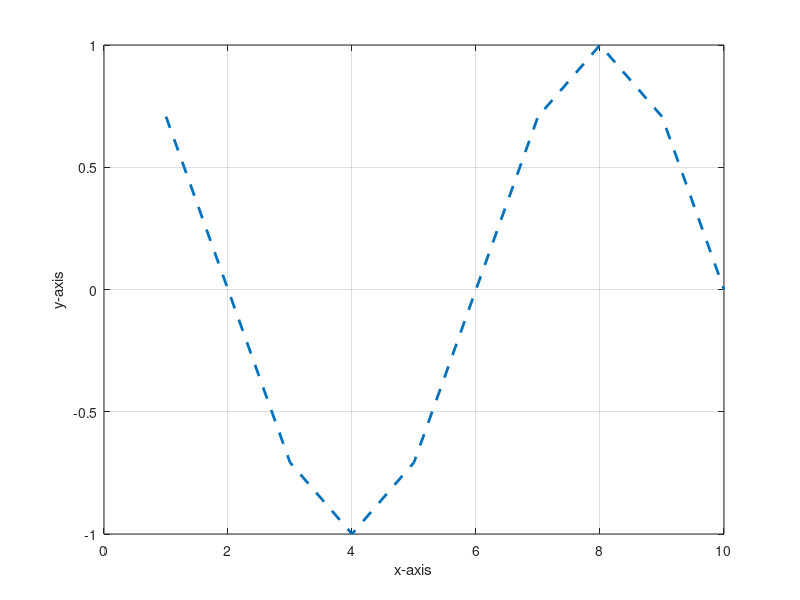

Write MATLAB code to recreate this figure.
for i=1:10
    V(i)=cos(i*(pi/4));
end;

i=1:10;
figure,plot(i,V,'--','linewidth',2);
grid;
xlabel('x-axis');
ylabel('y-axis');